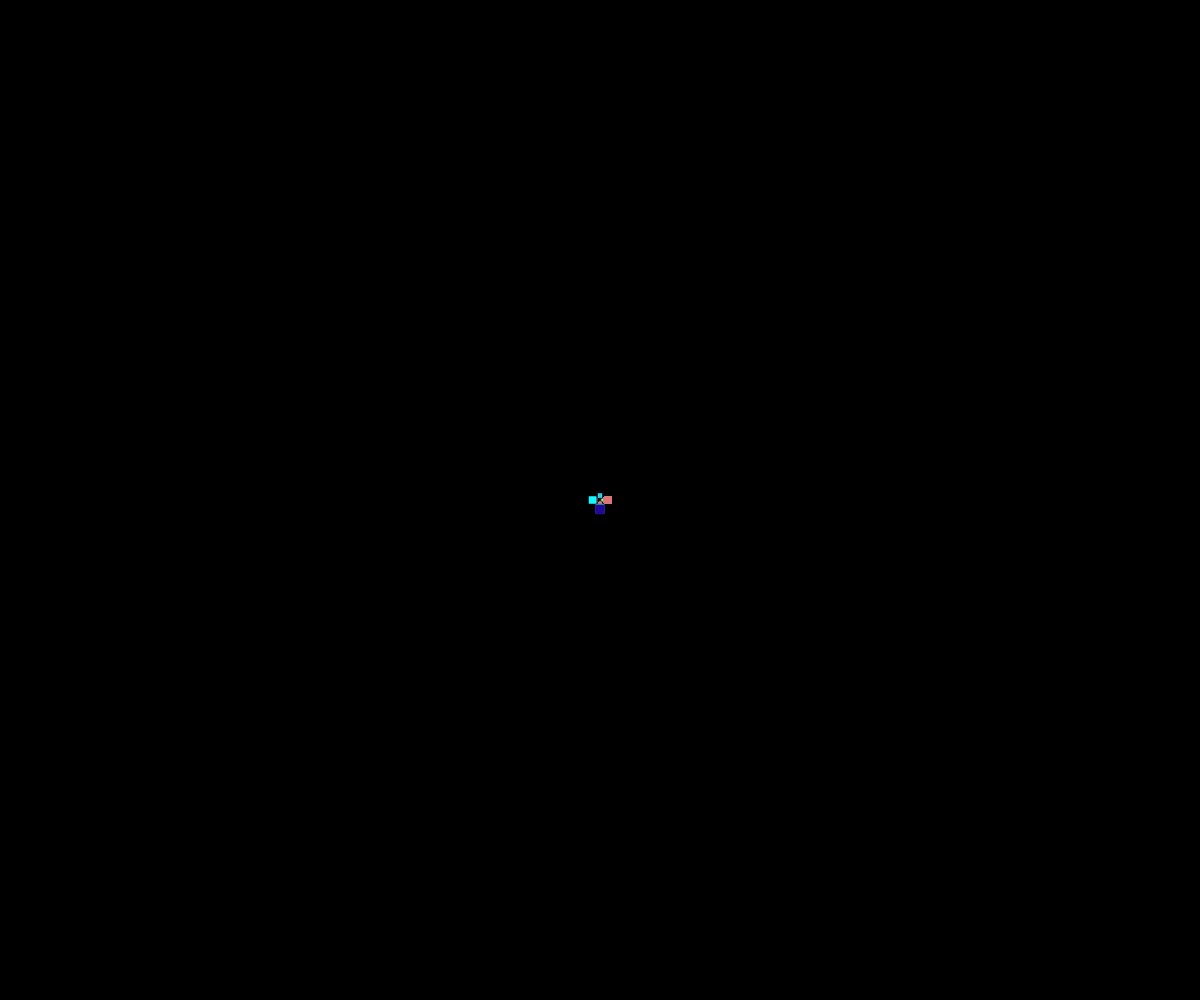
Frame 1 (no input)
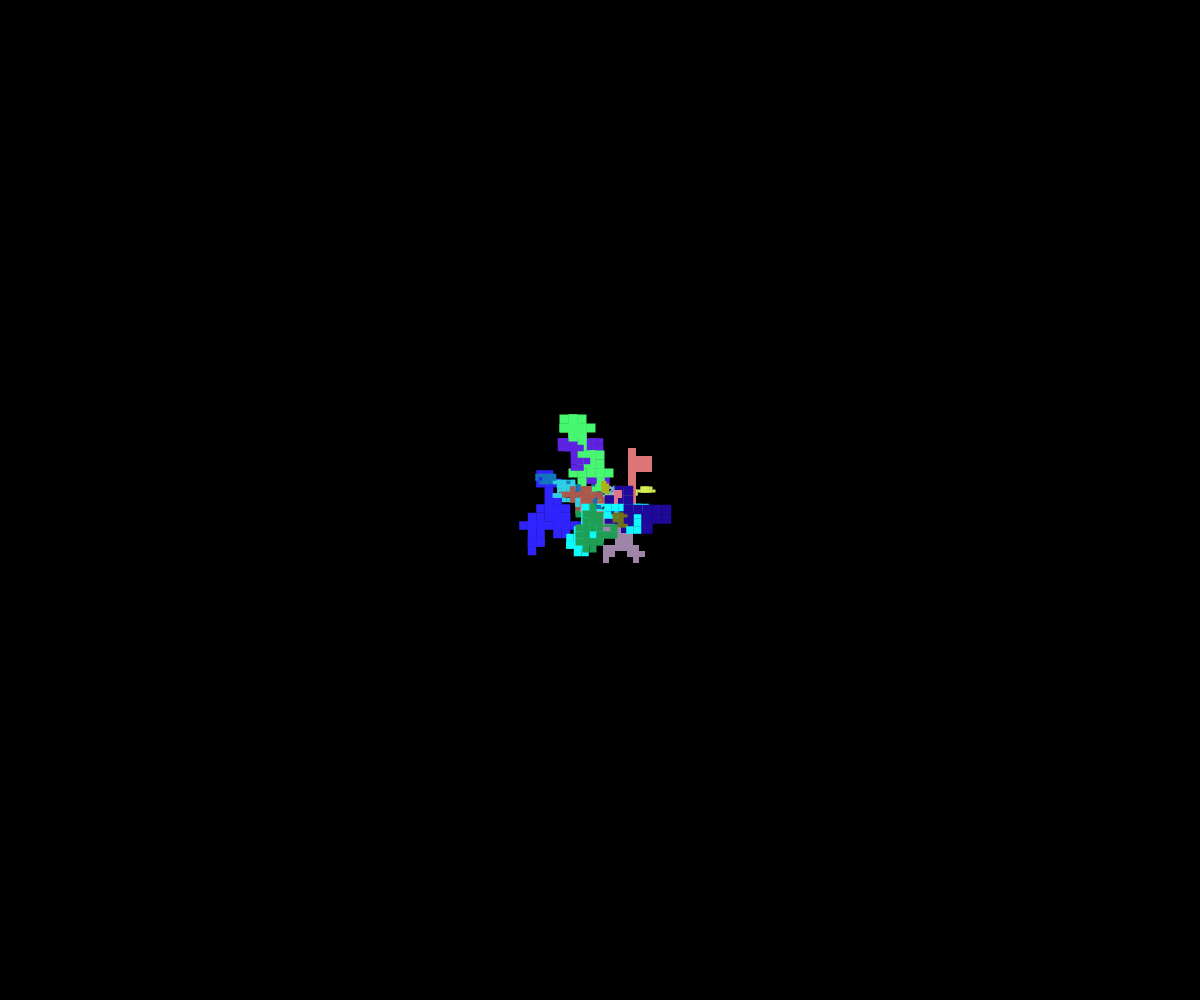
Frame 60 (no input)
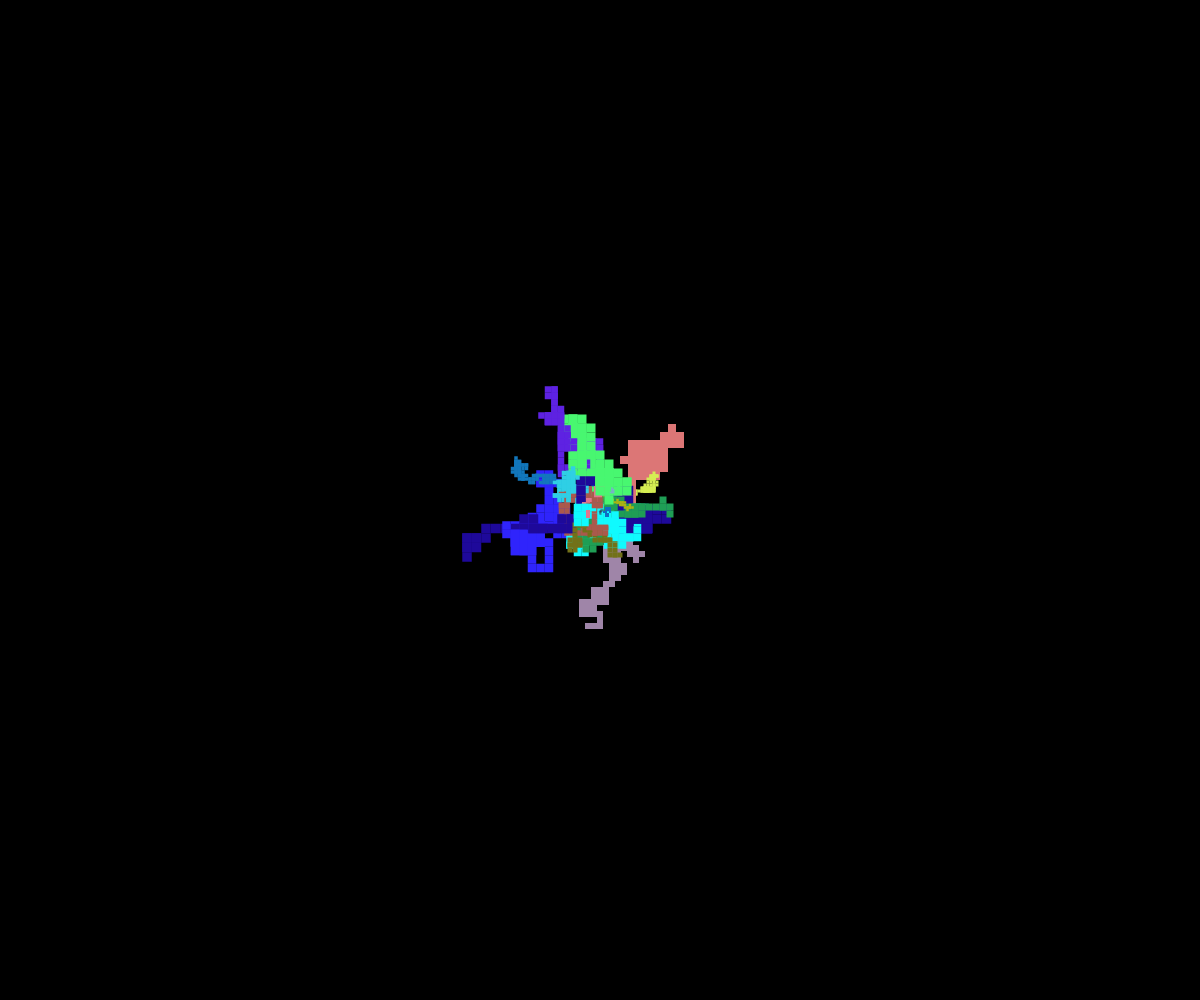
Frame 120 (the mouse pressed at the canvas centre since frame 60)

The p5.js sketch that drew these frames (run headless with seeded random() and noise() and a simulated clock; from frame 60 on, the mouse is pressed at the canvas centre):

// p5.js sketch
// ── sketch.js
// Classes and Objects
// Adam Abouelela
// April 8th, 2024
// A first look at making our own classes

let walkers = []; //objects can't be created before setup()
const NUM_WALKERS = 20;

function setup() {
  createCanvas(windowWidth, windowHeight);
  noStroke();
  background(0);
  for(let i = 0; i < NUM_WALKERS; i++){
    let c = color(random(255),random(255),random(255))
    walkers.push(new Walker(width/2, height/2, c, i/2))
  }
}

function draw() {
  //background(220);
 for (let walker of walkers){
    walker.move()
    walker.display()
 }
}

class Walker {
  // Constructor
  constructor(x, y, c, s){
    this.x = x; this.y = y; this.c = c, this.speed = s;
  }

  // Methods
  display() {
    rectMode(CENTER);
    fill(this.c);
    square(this.x, this.y, this.speed);
  }

  move() {
    let n = random();
    if (n > 0.75){this.y -= this.speed;}
    else if (n > 0.5){this.y += this.speed;}
    else if (n > 0.25){this.x -= this.speed;}
    else{this.x += this.speed;}
  }
}
